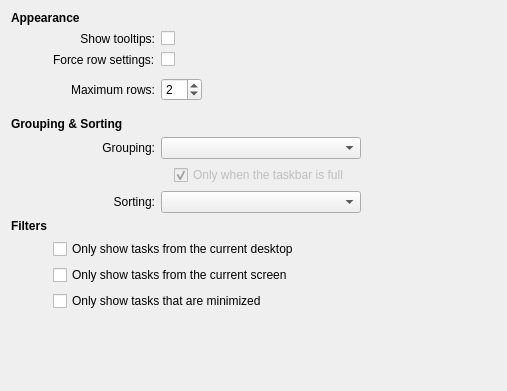
<ui version="4.0" >
 <class>tasksConfig</class>
 <widget class="QWidget" name="tasksConfig" >
  <property name="geometry" >
   <rect>
    <x>0</x>
    <y>0</y>
    <width>507</width>
    <height>391</height>
   </rect>
  </property>
  <layout class="QGridLayout" name="gridLayout" >
   <item row="0" column="0" colspan="2" >
    <widget class="QLabel" name="label_5" >
     <property name="font" >
      <font>
       <weight>75</weight>
       <bold>true</bold>
      </font>
     </property>
     <property name="text" >
      <string>Appearance</string>
     </property>
    </widget>
   </item>
   <item row="1" column="1" >
    <widget class="QLabel" name="label_7" >
     <property name="text" >
      <string>Show tooltips:</string>
     </property>
     <property name="alignment" >
      <set>Qt::AlignRight|Qt::AlignTrailing|Qt::AlignVCenter</set>
     </property>
    </widget>
   </item>
   <item row="1" column="2" >
    <widget class="QCheckBox" name="showTooltip" >
     <property name="text" >
      <string/>
     </property>
    </widget>
   </item>
   <item row="2" column="1" >
    <widget class="QLabel" name="label_8" >
     <property name="text" >
      <string>Force row settings:</string>
     </property>
    </widget>
   </item>
   <item row="2" column="2" >
    <widget class="QCheckBox" name="fillRows" >
     <property name="text" >
      <string/>
     </property>
    </widget>
   </item>
   <item row="3" column="1" >
    <spacer name="verticalSpacer_6" >
     <property name="orientation" >
      <enum>Qt::Vertical</enum>
     </property>
     <property name="sizeType" >
      <enum>QSizePolicy::Fixed</enum>
     </property>
     <property name="sizeHint" stdset="0" >
      <size>
       <width>64</width>
       <height>5</height>
      </size>
     </property>
    </spacer>
   </item>
   <item row="4" column="1" >
    <widget class="QLabel" name="label_3" >
     <property name="text" >
      <string>Maximum rows:</string>
     </property>
     <property name="alignment" >
      <set>Qt::AlignRight|Qt::AlignTrailing|Qt::AlignVCenter</set>
     </property>
    </widget>
   </item>
   <item row="4" column="2" >
    <layout class="QHBoxLayout" name="horizontalLayout" >
     <item>
      <widget class="KIntSpinBox" name="maxRows" >
       <property name="minimum" >
        <number>1</number>
       </property>
       <property name="value" >
        <number>2</number>
       </property>
      </widget>
     </item>
     <item>
      <spacer name="horizontalSpacer_2" >
       <property name="orientation" >
        <enum>Qt::Horizontal</enum>
       </property>
       <property name="sizeHint" stdset="0" >
        <size>
         <width>47</width>
         <height>23</height>
        </size>
       </property>
      </spacer>
     </item>
    </layout>
   </item>
   <item row="5" column="1" >
    <spacer name="verticalSpacer_2" >
     <property name="orientation" >
      <enum>Qt::Vertical</enum>
     </property>
     <property name="sizeType" >
      <enum>QSizePolicy::Fixed</enum>
     </property>
     <property name="sizeHint" stdset="0" >
      <size>
       <width>64</width>
       <height>10</height>
      </size>
     </property>
    </spacer>
   </item>
   <item row="6" column="0" colspan="3" >
    <widget class="QLabel" name="label_6" >
     <property name="font" >
      <font>
       <weight>75</weight>
       <bold>true</bold>
      </font>
     </property>
     <property name="text" >
      <string>Grouping &amp; Sorting</string>
     </property>
    </widget>
   </item>
   <item row="7" column="1" >
    <widget class="QLabel" name="label" >
     <property name="text" >
      <string>Grouping:</string>
     </property>
     <property name="alignment" >
      <set>Qt::AlignRight|Qt::AlignTrailing|Qt::AlignVCenter</set>
     </property>
    </widget>
   </item>
   <item row="7" column="2" >
    <layout class="QHBoxLayout" name="horizontalLayout_2" >
     <item>
      <widget class="QComboBox" name="groupingStrategy" >
       <property name="minimumSize" >
        <size>
         <width>200</width>
         <height>0</height>
        </size>
       </property>
      </widget>
     </item>
     <item>
      <spacer name="horizontalSpacer_3" >
       <property name="orientation" >
        <enum>Qt::Horizontal</enum>
       </property>
       <property name="sizeHint" stdset="0" >
        <size>
         <width>40</width>
         <height>20</height>
        </size>
       </property>
      </spacer>
     </item>
    </layout>
   </item>
   <item row="8" column="2" >
    <layout class="QHBoxLayout" name="horizontalLayout_4" >
     <item>
      <spacer name="horizontalSpacer" >
       <property name="orientation" >
        <enum>Qt::Horizontal</enum>
       </property>
       <property name="sizeType" >
        <enum>QSizePolicy::Fixed</enum>
       </property>
       <property name="sizeHint" stdset="0" >
        <size>
         <width>13</width>
         <height>20</height>
        </size>
       </property>
      </spacer>
     </item>
     <item>
      <widget class="QCheckBox" name="groupWhenFull" >
       <property name="enabled" >
        <bool>false</bool>
       </property>
       <property name="text" >
        <string>Only when the taskbar is full</string>
       </property>
       <property name="checked" >
        <bool>true</bool>
       </property>
      </widget>
     </item>
    </layout>
   </item>
   <item row="9" column="1" >
    <widget class="QLabel" name="label_2" >
     <property name="text" >
      <string>Sorting:</string>
     </property>
     <property name="alignment" >
      <set>Qt::AlignRight|Qt::AlignTrailing|Qt::AlignVCenter</set>
     </property>
    </widget>
   </item>
   <item row="9" column="2" >
    <layout class="QHBoxLayout" name="horizontalLayout_3" >
     <item>
      <widget class="QComboBox" name="sortingStrategy" >
       <property name="minimumSize" >
        <size>
         <width>200</width>
         <height>0</height>
        </size>
       </property>
      </widget>
     </item>
     <item>
      <spacer name="horizontalSpacer_4" >
       <property name="orientation" >
        <enum>Qt::Horizontal</enum>
       </property>
       <property name="sizeHint" stdset="0" >
        <size>
         <width>40</width>
         <height>20</height>
        </size>
       </property>
      </spacer>
     </item>
    </layout>
   </item>
   <item row="10" column="0" >
    <widget class="QLabel" name="label_4" >
     <property name="font" >
      <font>
       <weight>75</weight>
       <bold>true</bold>
      </font>
     </property>
     <property name="text" >
      <string>Filters</string>
     </property>
    </widget>
   </item>
   <item row="10" column="1" >
    <spacer name="verticalSpacer_4" >
     <property name="orientation" >
      <enum>Qt::Vertical</enum>
     </property>
     <property name="sizeType" >
      <enum>QSizePolicy::Fixed</enum>
     </property>
     <property name="sizeHint" stdset="0" >
      <size>
       <width>20</width>
       <height>10</height>
      </size>
     </property>
    </spacer>
   </item>
   <item row="11" column="1" colspan="2" >
    <widget class="QCheckBox" name="showOnlyCurrentDesktop" >
     <property name="text" >
      <string>Only show tasks from the current desktop</string>
     </property>
    </widget>
   </item>
   <item row="12" column="1" colspan="2" >
    <widget class="QCheckBox" name="showOnlyCurrentScreen" >
     <property name="text" >
      <string>Only show tasks from the current screen</string>
     </property>
    </widget>
   </item>
   <item row="13" column="1" colspan="2" >
    <widget class="QCheckBox" name="showOnlyMinimized" >
     <property name="text" >
      <string>Only show tasks that are minimized</string>
     </property>
    </widget>
   </item>
   <item row="14" column="1" >
    <spacer name="verticalSpacer" >
     <property name="orientation" >
      <enum>Qt::Vertical</enum>
     </property>
     <property name="sizeHint" stdset="0" >
      <size>
       <width>0</width>
       <height>5</height>
      </size>
     </property>
    </spacer>
   </item>
  </layout>
 </widget>
 <customwidgets>
  <customwidget>
   <class>KIntSpinBox</class>
   <extends>QSpinBox</extends>
   <header>knuminput.h</header>
  </customwidget>
 </customwidgets>
 <resources/>
 <connections/>
</ui>
